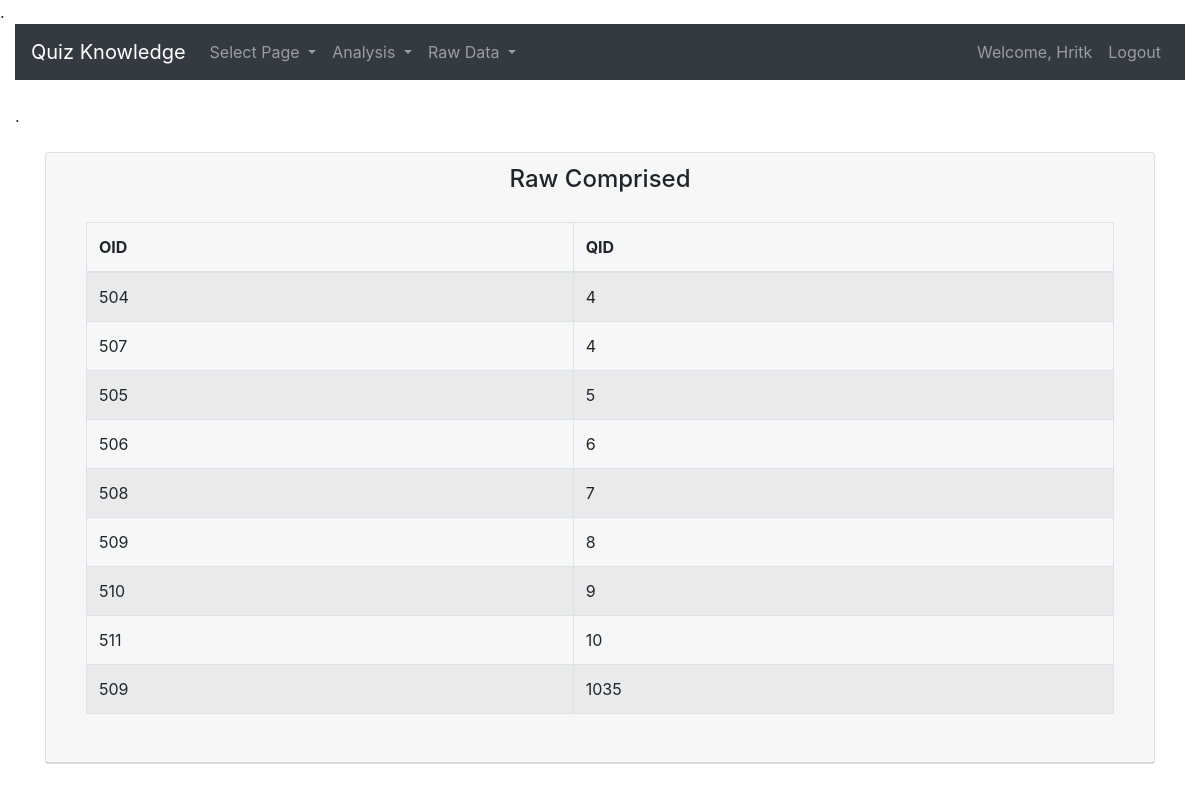
Page /Admin/Admin.php?page=RawComprised (signed in) on the committed database.
### tables this page shows
CREATE TABLE `COMPRISE` (
  `OID` int(11) NOT NULL,
  `QID` int(11) NOT NULL
);

### Admin/RawComprised.php (the view, shortened to what this page needs)
<?php
include('connection.php');
?>
<!doctype html>
<head>
    <link rel="stylesheet" href="https://maxcdn.bootstrapcdn.com/bootstrap/4.0.0/css/bootstrap.min.css">
</head>
<body>
    <div class="container mt-4">
        <div class="row">
            <div class="col-md-12">
                <div class="card">
                    <div class="card-header">
                        <h4 class="text-center">Raw Comprised
                        </h4>
                    <div class="card-body">
                        <table class="table table-bordered table-striped">
                            <thead>
                            <tr>
                                    <th>OID</th>
                                    <th>QID</th>
                                </tr>
                            </thead>
                            <tbody>
                                <?php
                                    $query = "SELECT * FROM COMPRISE";
                                    $query_run = mysqli_query($con, $query);
                                    if(mysqli_num_rows($query_run) > 0)
                                    {
                                        foreach($query_run as $quiz)
                                        {
                                            ?>
                                            <tr>
                                                <td><?= $quiz['OID']; ?></td>
                                                <td><?= $quiz['QID']; ?></td>
                                            </tr>
                                            <?php
                                        }
                                    }
                                    else
                                    {
                                        echo "<h5> No Record Found </h5>";
                                    }
                                ?>
                            </tbody>
                        </table>
                    </div>
                </div>
            </div>
        </div>
    </div>
</body>
</html>

### rows in the picture
comprise: OID "504", QID "4"
comprise: OID "507", QID "4"
comprise: OID "505", QID "5"
comprise: OID "506", QID "6"
comprise: OID "508", QID "7"
comprise: OID "509", QID "8"
comprise: OID "510", QID "9"
comprise: OID "511", QID "10"
comprise: OID "509", QID "1035"

### other values in the picture
$name "Hritk"
